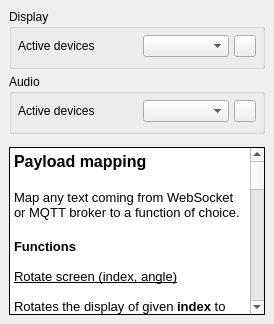
      <widget class="QWidget" name="tab_7">
       <attribute name="icon">
        <iconset resource="../resources/resources.qrc">
         <normaloff>:/icons/help.png</normaloff>:/icons/help.png</iconset>
       </attribute>
       <attribute name="title">
        <string>Help</string>
       </attribute>
       <layout class="QVBoxLayout" name="verticalLayout_10" stretch="1,1,0,5">
        <property name="spacing">
         <number>5</number>
        </property>
        <property name="sizeConstraint">
         <enum>QLayout::SetMaximumSize</enum>
        </property>
        <property name="leftMargin">
         <number>9</number>
        </property>
        <property name="topMargin">
         <number>9</number>
        </property>
        <property name="rightMargin">
         <number>9</number>
        </property>
        <property name="bottomMargin">
         <number>9</number>
        </property>
        <item>
         <widget class="QGroupBox" name="groupBox_4">
          <property name="sizePolicy">
           <sizepolicy hsizetype="Preferred" vsizetype="Fixed">
            <horstretch>0</horstretch>
            <verstretch>0</verstretch>
           </sizepolicy>
          </property>
          <property name="maximumSize">
           <size>
            <width>16777215</width>
            <height>48</height>
           </size>
          </property>
          <property name="toolTip">
           <string>&lt;html&gt;&lt;head/&gt;&lt;body&gt;&lt;p&gt;Detected monitors. Click refresh if a monitor seems to be missing. Selected monitor's orientation can also be changed with CTRL+ALT+&amp;lt;arrow keys&amp;gt;&lt;/p&gt;&lt;/body&gt;&lt;/html&gt;</string>
          </property>
          <property name="title">
           <string>Display</string>
          </property>
          <layout class="QVBoxLayout" name="verticalLayout_11">
           <property name="spacing">
            <number>2</number>
           </property>
           <property name="sizeConstraint">
            <enum>QLayout::SetMaximumSize</enum>
           </property>
           <property name="leftMargin">
            <number>6</number>
           </property>
           <property name="topMargin">
            <number>6</number>
           </property>
           <property name="rightMargin">
            <number>6</number>
           </property>
           <property name="bottomMargin">
            <number>9</number>
           </property>
           <item>
            <layout class="QHBoxLayout" name="horizontalLayout_30" stretch="1,3,0">
             <property name="spacing">
              <number>5</number>
             </property>
             <property name="sizeConstraint">
              <enum>QLayout::SetFixedSize</enum>
             </property>
             <property name="topMargin">
              <number>0</number>
             </property>
             <item>
              <widget class="QLabel" name="label_13">
               <property name="sizePolicy">
                <sizepolicy hsizetype="Fixed" vsizetype="Fixed">
                 <horstretch>0</horstretch>
                 <verstretch>0</verstretch>
                </sizepolicy>
               </property>
               <property name="minimumSize">
                <size>
                 <width>120</width>
                 <height>0</height>
                </size>
               </property>
               <property name="maximumSize">
                <size>
                 <width>120</width>
                 <height>20</height>
                </size>
               </property>
               <property name="text">
                <string>Active devices</string>
               </property>
              </widget>
             </item>
             <item>
              <widget class="QComboBox" name="comboBoxDisplayList">
               <property name="sizePolicy">
                <sizepolicy hsizetype="Expanding" vsizetype="Preferred">
                 <horstretch>0</horstretch>
                 <verstretch>0</verstretch>
                </sizepolicy>
               </property>
               <property name="minimumSize">
                <size>
                 <width>0</width>
                 <height>0</height>
                </size>
               </property>
               <property name="maximumSize">
                <size>
                 <width>2000</width>
                 <height>30</height>
                </size>
               </property>
               <property name="baseSize">
                <size>
                 <width>0</width>
                 <height>0</height>
                </size>
               </property>
               <property name="sizeAdjustPolicy">
                <enum>QComboBox::AdjustToMinimumContentsLength</enum>
               </property>
              </widget>
             </item>
             <item>
              <widget class="QPushButton" name="pushButtonRefreshDisplays">
               <property name="sizePolicy">
                <sizepolicy hsizetype="Fixed" vsizetype="Fixed">
                 <horstretch>0</horstretch>
                 <verstretch>0</verstretch>
                </sizepolicy>
               </property>
               <property name="minimumSize">
                <size>
                 <width>22</width>
                 <height>22</height>
                </size>
               </property>
               <property name="maximumSize">
                <size>
                 <width>22</width>
                 <height>22</height>
                </size>
               </property>
               <property name="toolTip">
                <string>&lt;html&gt;&lt;head/&gt;&lt;body&gt;&lt;p&gt;Refresh list&lt;/p&gt;&lt;/body&gt;&lt;/html&gt;</string>
               </property>
               <property name="text">
                <string/>
               </property>
               <property name="icon">
                <iconset resource="../resources/resources.qrc">
                 <normaloff>:/icons/refresh.png</normaloff>:/icons/refresh.png</iconset>
               </property>
               <property name="iconSize">
                <size>
                 <width>12</width>
                 <height>12</height>
                </size>
               </property>
              </widget>
             </item>
            </layout>
           </item>
          </layout>
         </widget>
        </item>
        <item>
         <widget class="QGroupBox" name="groupBox_5">
          <property name="sizePolicy">
           <sizepolicy hsizetype="Preferred" vsizetype="Fixed">
            <horstretch>0</horstretch>
            <verstretch>0</verstretch>
           </sizepolicy>
          </property>
          <property name="maximumSize">
           <size>
            <width>16777215</width>
            <height>48</height>
           </size>
          </property>
          <property name="toolTip">
           <string>&lt;html&gt;&lt;head/&gt;&lt;body&gt;&lt;p&gt;Detected sound devices. Click refresh if a device seems to be missing.&lt;/p&gt;&lt;/body&gt;&lt;/html&gt;</string>
          </property>
          <property name="title">
           <string>Audio</string>
          </property>
          <layout class="QVBoxLayout" name="verticalLayout_9">
           <property name="spacing">
            <number>2</number>
           </property>
           <property name="sizeConstraint">
            <enum>QLayout::SetMaximumSize</enum>
           </property>
           <property name="leftMargin">
            <number>6</number>
           </property>
           <property name="topMargin">
            <number>6</number>
           </property>
           <property name="rightMargin">
            <number>6</number>
           </property>
           <property name="bottomMargin">
            <number>9</number>
           </property>
           <item>
            <layout class="QHBoxLayout" name="horizontalLayout_5" stretch="1,3,0">
             <property name="spacing">
              <number>5</number>
             </property>
             <property name="sizeConstraint">
              <enum>QLayout::SetFixedSize</enum>
             </property>
             <property name="bottomMargin">
              <number>0</number>
             </property>
             <item>
              <widget class="QLabel" name="label_10">
               <property name="sizePolicy">
                <sizepolicy hsizetype="Fixed" vsizetype="Fixed">
                 <horstretch>0</horstretch>
                 <verstretch>0</verstretch>
                </sizepolicy>
               </property>
               <property name="minimumSize">
                <size>
                 <width>120</width>
                 <height>0</height>
                </size>
               </property>
               <property name="maximumSize">
                <size>
                 <width>120</width>
                 <height>20</height>
                </size>
               </property>
               <property name="text">
                <string>Active devices</string>
               </property>
              </widget>
             </item>
             <item>
              <widget class="QComboBox" name="comboBoxAudioList">
               <property name="sizePolicy">
                <sizepolicy hsizetype="Expanding" vsizetype="Preferred">
                 <horstretch>0</horstretch>
                 <verstretch>0</verstretch>
                </sizepolicy>
               </property>
               <property name="maximumSize">
                <size>
                 <width>2000</width>
                 <height>30</height>
                </size>
               </property>
              </widget>
             </item>
             <item>
              <widget class="QPushButton" name="pushButtonRefreshAudio">
               <property name="minimumSize">
                <size>
                 <width>22</width>
                 <height>22</height>
                </size>
               </property>
               <property name="maximumSize">
                <size>
                 <width>22</width>
                 <height>22</height>
                </size>
               </property>
               <property name="toolTip">
                <string>&lt;html&gt;&lt;head/&gt;&lt;body&gt;&lt;p&gt;Refresh list&lt;/p&gt;&lt;/body&gt;&lt;/html&gt;</string>
               </property>
               <property name="text">
                <string/>
               </property>
               <property name="icon">
                <iconset resource="../resources/resources.qrc">
                 <normaloff>:/icons/refresh.png</normaloff>:/icons/refresh.png</iconset>
               </property>
               <property name="iconSize">
                <size>
                 <width>12</width>
                 <height>12</height>
                </size>
               </property>
              </widget>
             </item>
            </layout>
           </item>
          </layout>
         </widget>
        </item>
        <item>
         <spacer name="verticalSpacer">
          <property name="orientation">
           <enum>Qt::Vertical</enum>
          </property>
          <property name="sizeHint" stdset="0">
           <size>
            <width>20</width>
            <height>8</height>
           </size>
          </property>
         </spacer>
        </item>
        <item>
         <widget class="QTextBrowser" name="textBrowser">
          <property name="styleSheet">
           <string notr="true"/>
          </property>
          <property name="frameShape">
           <enum>QFrame::Box</enum>
          </property>
          <property name="frameShadow">
           <enum>QFrame::Plain</enum>
          </property>
          <property name="verticalScrollBarPolicy">
           <enum>Qt::ScrollBarAsNeeded</enum>
          </property>
          <property name="horizontalScrollBarPolicy">
           <enum>Qt::ScrollBarAlwaysOff</enum>
          </property>
          <property name="html">
           <string>&lt;!DOCTYPE HTML PUBLIC &quot;-//W3C//DTD HTML 4.0//EN&quot; &quot;http://www.w3.org/TR/REC-html40/strict.dtd&quot;&gt;
&lt;html&gt;&lt;head&gt;&lt;meta name=&quot;qrichtext&quot; content=&quot;1&quot; /&gt;&lt;style type=&quot;text/css&quot;&gt;
p, li { white-space: pre-wrap; }
&lt;/style&gt;&lt;/head&gt;&lt;body style=&quot; font-family:'MS Shell Dlg 2'; font-size:8.25pt; font-weight:400; font-style:normal;&quot;&gt;
&lt;p style=&quot; margin-top:0px; margin-bottom:0px; margin-left:0px; margin-right:0px; -qt-block-indent:0; text-indent:0px;&quot;&gt;&lt;span style=&quot; font-size:12pt; font-weight:600;&quot;&gt;Payload mapping&lt;/span&gt;&lt;/p&gt;
&lt;p style=&quot;-qt-paragraph-type:empty; margin-top:0px; margin-bottom:0px; margin-left:0px; margin-right:0px; -qt-block-indent:0; text-indent:0px; font-size:12pt; font-weight:600;&quot;&gt;&lt;br /&gt;&lt;/p&gt;
&lt;p style=&quot; margin-top:0px; margin-bottom:0px; margin-left:0px; margin-right:0px; -qt-block-indent:0; text-indent:0px;&quot;&gt;&lt;span style=&quot; font-size:10pt;&quot;&gt;Map any text coming from WebSocket or MQTT broker to a function of choice.&lt;/span&gt;&lt;/p&gt;
&lt;p style=&quot;-qt-paragraph-type:empty; margin-top:0px; margin-bottom:0px; margin-left:0px; margin-right:0px; -qt-block-indent:0; text-indent:0px; font-size:12pt; font-weight:600;&quot;&gt;&lt;br /&gt;&lt;/p&gt;
&lt;p style=&quot; margin-top:0px; margin-bottom:0px; margin-left:0px; margin-right:0px; -qt-block-indent:0; text-indent:0px;&quot;&gt;&lt;span style=&quot; font-size:10pt; font-weight:600;&quot;&gt;Functions&lt;/span&gt;&lt;/p&gt;
&lt;p style=&quot;-qt-paragraph-type:empty; margin-top:0px; margin-bottom:0px; margin-left:0px; margin-right:0px; -qt-block-indent:0; text-indent:0px; font-size:10pt; font-weight:600;&quot;&gt;&lt;br /&gt;&lt;/p&gt;
&lt;p style=&quot; margin-top:0px; margin-bottom:0px; margin-left:0px; margin-right:0px; -qt-block-indent:0; text-indent:0px;&quot;&gt;&lt;span style=&quot; font-size:10pt; text-decoration: underline;&quot;&gt;Rotate screen (index, angle)&lt;/span&gt;&lt;/p&gt;
&lt;p style=&quot;-qt-paragraph-type:empty; margin-top:0px; margin-bottom:0px; margin-left:0px; margin-right:0px; -qt-block-indent:0; text-indent:0px; font-size:10pt; text-decoration: underline;&quot;&gt;&lt;br /&gt;&lt;/p&gt;
&lt;p style=&quot; margin-top:0px; margin-bottom:0px; margin-left:0px; margin-right:0px; -qt-block-indent:0; text-indent:0px;&quot;&gt;&lt;span style=&quot; font-size:10pt;&quot;&gt;Rotates the display of given &lt;/span&gt;&lt;span style=&quot; font-size:10pt; font-weight:600;&quot;&gt;index&lt;/span&gt;&lt;span style=&quot; font-size:10pt;&quot;&gt; to given &lt;/span&gt;&lt;span style=&quot; font-size:10pt; font-weight:600;&quot;&gt;angle&lt;/span&gt;&lt;span style=&quot; font-size:10pt;&quot;&gt;. &lt;/span&gt;&lt;span style=&quot; font-size:10pt; font-weight:600;&quot;&gt;Angle&lt;/span&gt;&lt;span style=&quot; font-size:10pt;&quot;&gt; can only be 0, 90, 180, or 270. Get the correct &lt;/span&gt;&lt;span style=&quot; font-size:10pt; font-weight:600;&quot;&gt;index&lt;/span&gt;&lt;span style=&quot; font-size:10pt;&quot;&gt; from the display list above. If all your displays are called &lt;/span&gt;&lt;span style=&quot; font-size:10pt; font-style:italic;&quot;&gt;Generic PnP Monitor &lt;/span&gt;&lt;span style=&quot; font-size:10pt;&quot;&gt;it just means you have not installed manufacturer's driver, or there isn't any, which probably doesn't matter.&lt;/span&gt;&lt;/p&gt;
&lt;p style=&quot;-qt-paragraph-type:empty; margin-top:0px; margin-bottom:0px; margin-left:0px; margin-right:0px; -qt-block-indent:0; text-indent:0px; font-size:10pt;&quot;&gt;&lt;br /&gt;&lt;/p&gt;
&lt;p style=&quot; margin-top:0px; margin-bottom:0px; margin-left:0px; margin-right:0px; -qt-block-indent:0; text-indent:0px;&quot;&gt;&lt;span style=&quot; font-size:10pt; text-decoration: underline;&quot;&gt;Arrange displays (index1, index2)&lt;/span&gt;&lt;/p&gt;
&lt;p style=&quot;-qt-paragraph-type:empty; margin-top:0px; margin-bottom:0px; margin-left:0px; margin-right:0px; -qt-block-indent:0; text-indent:0px; font-size:10pt;&quot;&gt;&lt;br /&gt;&lt;/p&gt;
&lt;p style=&quot; margin-top:0px; margin-bottom:0px; margin-left:0px; margin-right:0px; -qt-block-indent:0; text-indent:0px;&quot;&gt;&lt;span style=&quot; font-size:10pt;&quot;&gt;Swap places of two displays, the &lt;/span&gt;&lt;span style=&quot; font-size:10pt; font-weight:600;&quot;&gt;index1&lt;/span&gt;&lt;span style=&quot; font-size:10pt;&quot;&gt; becoming primary display and &lt;/span&gt;&lt;span style=&quot; font-size:10pt; font-weight:600;&quot;&gt;index2 &lt;/span&gt;&lt;span style=&quot; font-size:10pt;&quot;&gt;non-primary, maintaining the same layout as set in Windows display settings. Get the correct indices from the display list above.&lt;/span&gt;&lt;/p&gt;
&lt;p style=&quot;-qt-paragraph-type:empty; margin-top:0px; margin-bottom:0px; margin-left:0px; margin-right:0px; -qt-block-indent:0; text-indent:0px; font-size:10pt;&quot;&gt;&lt;br /&gt;&lt;/p&gt;
&lt;p style=&quot; margin-top:0px; margin-bottom:0px; margin-left:0px; margin-right:0px; -qt-block-indent:0; text-indent:0px;&quot;&gt;&lt;span style=&quot; font-size:10pt; text-decoration: underline;&quot;&gt;Set audio device (name)&lt;/span&gt;&lt;/p&gt;
&lt;p style=&quot;-qt-paragraph-type:empty; margin-top:0px; margin-bottom:0px; margin-left:0px; margin-right:0px; -qt-block-indent:0; text-indent:0px; font-size:10pt; text-decoration: underline;&quot;&gt;&lt;br /&gt;&lt;/p&gt;
&lt;p style=&quot; margin-top:0px; margin-bottom:0px; margin-left:0px; margin-right:0px; -qt-block-indent:0; text-indent:0px;&quot;&gt;&lt;span style=&quot; font-size:10pt;&quot;&gt;Set default (active) audio device. Get the correct &lt;/span&gt;&lt;span style=&quot; font-size:10pt; font-weight:600;&quot;&gt;name&lt;/span&gt;&lt;span style=&quot; font-size:10pt;&quot;&gt; from the audio list above, in exactly same format. This is the name that can be given to the device in Windows Sound Control Panel. Give the devices simple nicknames before starting Disorient to make your life easier.&lt;/span&gt;&lt;/p&gt;
&lt;p style=&quot;-qt-paragraph-type:empty; margin-top:0px; margin-bottom:0px; margin-left:0px; margin-right:0px; -qt-block-indent:0; text-indent:0px; font-size:10pt; text-decoration: underline;&quot;&gt;&lt;br /&gt;&lt;/p&gt;
&lt;p style=&quot; margin-top:0px; margin-bottom:0px; margin-left:0px; margin-right:0px; -qt-block-indent:0; text-indent:0px;&quot;&gt;&lt;span style=&quot; font-size:10pt; text-decoration: underline;&quot;&gt;Run executable (path)&lt;/span&gt;&lt;/p&gt;
&lt;p style=&quot;-qt-paragraph-type:empty; margin-top:0px; margin-bottom:0px; margin-left:0px; margin-right:0px; -qt-block-indent:0; text-indent:0px; font-size:10pt; text-decoration: underline;&quot;&gt;&lt;br /&gt;&lt;/p&gt;
&lt;p style=&quot; margin-top:0px; margin-bottom:0px; margin-left:0px; margin-right:0px; -qt-block-indent:0; text-indent:0px;&quot;&gt;&lt;span style=&quot; font-size:10pt;&quot;&gt;Run a script. Give the full &lt;/span&gt;&lt;span style=&quot; font-size:10pt; font-weight:600;&quot;&gt;path&lt;/span&gt;&lt;span style=&quot; font-size:10pt;&quot;&gt; as argument.&lt;/span&gt;&lt;/p&gt;
&lt;p style=&quot;-qt-paragraph-type:empty; margin-top:0px; margin-bottom:0px; margin-left:0px; margin-right:0px; -qt-block-indent:0; text-indent:0px; font-size:10pt;&quot;&gt;&lt;br /&gt;&lt;/p&gt;
&lt;p style=&quot; margin-top:0px; margin-bottom:0px; margin-left:0px; margin-right:0px; -qt-block-indent:0; text-indent:0px;&quot;&gt;&lt;span style=&quot; font-size:10pt; font-weight:600;&quot;&gt;Execute unrecognized payloads&lt;/span&gt;&lt;/p&gt;
&lt;p style=&quot; margin-top:0px; margin-bottom:0px; margin-left:0px; margin-right:0px; -qt-block-indent:0; text-indent:0px;&quot;&gt;&lt;span style=&quot; font-size:10pt;&quot;&gt;Checking &lt;/span&gt;&lt;span style=&quot; font-size:10pt; font-style:italic;&quot;&gt;Attempt to execute unrecognized payloads in PowerShell &lt;/span&gt;&lt;span style=&quot; font-size:10pt;&quot;&gt;will blindly try to execute any incoming payload that is not mapped to a function.&lt;/span&gt;&lt;span style=&quot; font-size:10pt; color:#bc0000;&quot;&gt; &lt;/span&gt;&lt;span style=&quot; font-size:10pt; font-weight:600; color:#bc0000;&quot;&gt;This is dangerous&lt;/span&gt;&lt;span style=&quot; font-size:10pt;&quot;&gt;, so use only if your systems are secure and you know what you are doing. It is better to write a script and use the &lt;/span&gt;&lt;span style=&quot; font-size:10pt; font-style:italic;&quot;&gt;Run script&lt;/span&gt;&lt;span style=&quot; font-size:10pt;&quot;&gt; function. Checking &lt;/span&gt;&lt;span style=&quot; font-size:10pt; font-style:italic;&quot;&gt;Publish output &lt;/span&gt;&lt;span style=&quot; font-size:10pt;&quot;&gt;will publish the standard output/error of the attempt in topic/powershell/response.&lt;/span&gt;&lt;/p&gt;&lt;/body&gt;&lt;/html&gt;</string>
          </property>
         </widget>
        </item>
       </layout>
      </widget>
